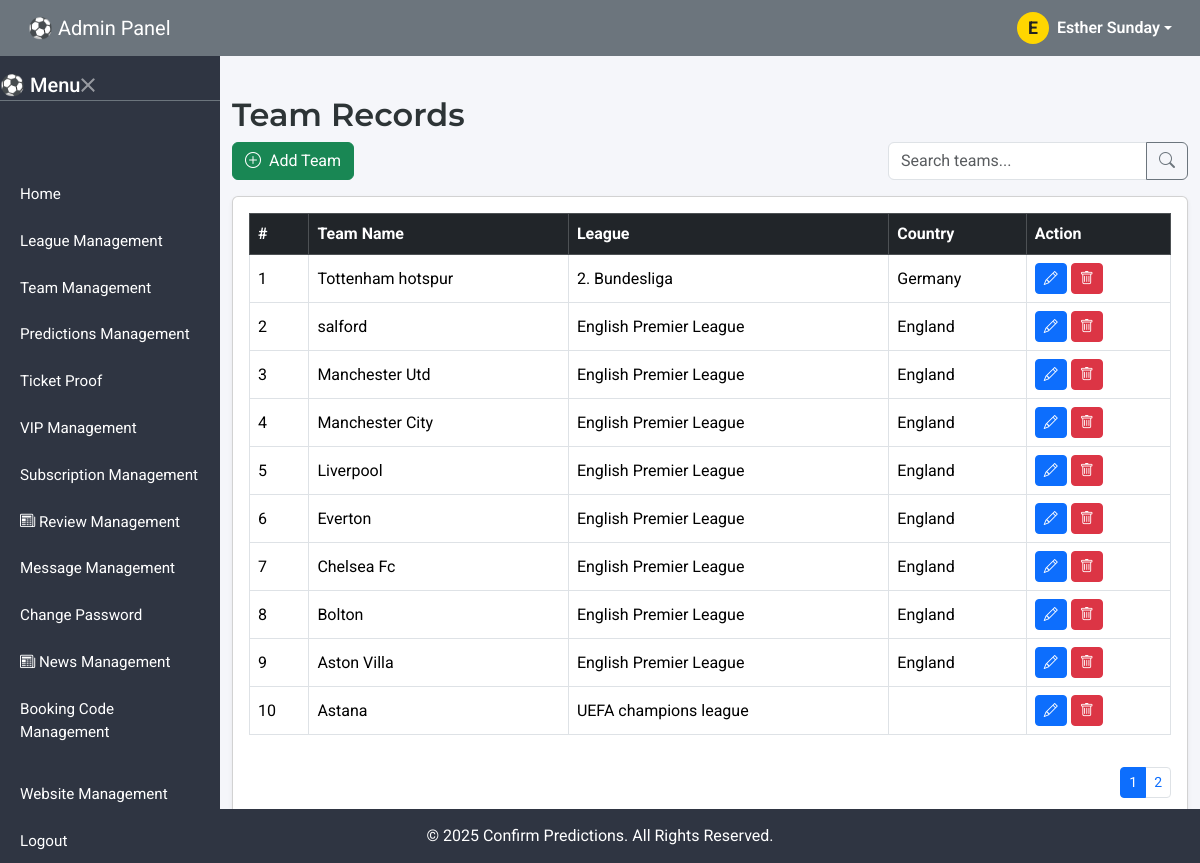
Page /Admin/team-record.php (signed in) on the committed database.
### tables this page shows
CREATE TABLE `users` (
  `id` int(11) NOT NULL,
  `full_name` varchar(100) DEFAULT NULL,
  `email` varchar(100) NOT NULL,
  `phone` varchar(20) DEFAULT NULL,
  `password_hash` varchar(255) NOT NULL,
  `role` enum('admin','vip') DEFAULT 'vip',
  `status` enum('active','inactive','banned') DEFAULT 'active',
  `image` text DEFAULT 'uploadImage/Profile/default.png',
  `country` varchar(20) DEFAULT NULL,
  `wallet_balance` decimal(10,0) NOT NULL,
  `created_at` timestamp NOT NULL DEFAULT current_timestamp()
);

CREATE TABLE `teams` (
  `id` int(11) NOT NULL,
  `name` varchar(100) NOT NULL,
  `league_id` int(4) NOT NULL
);

CREATE TABLE `leagues` (
  `id` int(11) NOT NULL,
  `name` varchar(100) NOT NULL,
  `country` varchar(100) NOT NULL
);

CREATE TABLE `website_settings` (
  `id` int(11) NOT NULL,
  `site_name` varchar(100) DEFAULT NULL,
  `site_email` varchar(100) DEFAULT NULL,
  `logo` varchar(255) DEFAULT NULL,
  `site_url` varchar(255) DEFAULT NULL,
  `whatsapp_phone` varchar(20) DEFAULT NULL,
  `address` text NOT NULL,
  `phone1` varchar(15) NOT NULL,
  `phone2` varchar(15) NOT NULL,
  `updated_at` timestamp NOT NULL DEFAULT current_timestamp() ON UPDATE current_timestamp(),
  `paystack_secret_key` text NOT NULL,
  `paystack_public_key` text NOT NULL
);

### inc/config.php (called while the page is built, shortened)
<?php
include('../database/connect.php');
$user_id = $_SESSION["user_id"];
$stmt = $dbh->query("SELECT * FROM users where id='$user_id'");
$row_user = $stmt->fetch();
$stmt = $dbh->query("SELECT * FROM website_settings");
$row_website = $stmt->fetch();
$app_name= $row_website['site_name'] ;
?>

### Admin/team-record.php (the view, shortened to what this page needs)
<?php
include('../inc/config.php');
$stmt = $dbh->prepare("
    SELECT teams.*, leagues.name AS league_name, leagues.country
    FROM teams
    LEFT JOIN leagues ON teams.league_id = leagues.id
    ORDER BY teams.name DESC
");
$stmt->execute();
$teams = $stmt->fetchAll(PDO::FETCH_ASSOC);
?>
<!DOCTYPE html>
<html lang="en">
<head>
  <?php include 'partials/head.php'; ?>
</head>
<body>
<nav class="navbar navbar-expand-lg navbar-dark fixed-top px-3">
  <?php include 'partials/nav.php'; ?>
</nav>
<div class="d-none d-lg-block sidebar desktop-sidebar">
  <?php include 'partials/desktop-sidebar.php'; ?>
</div>
<main class="pt-5 mt-4 mb-5">
  <div class="container mt-4">
    <h2 class="mb-2">Team Records</h2>
    <div class="d-flex flex-wrap justify-content-between align-items-center mb-3">
      <div>
        <a href="add-team" class="btn btn-success">
          <i class="bi bi-plus-circle me-1"></i> Add Team
        </a>
      </div>
      <div class="input-group" style="max-width: 300px;">
        <input id="searchInput" type="search" class="form-control" placeholder="Search teams..." />
        <button class="btn btn-outline-secondary"><i class="bi bi-search"></i></button>
      </div>
    </div>
    <div class="card shadow-sm p-3">
      <div class="table-responsive">
        <table id="teamTable" class="table table-bordered table-hover align-middle">
          <thead class="table-dark">
            <tr>
              <th>#</th>
              <th>Team Name</th>
              <th>League</th>
              <th>Country</th>
              <th>Action</th>
            </tr>
          </thead>
          <tbody>
          <?php if (count($teams) > 0): ?>
            <?php foreach ($teams as $index => $team): ?>
              <tr>
                <td><?= $index + 1 ?></td>
                <td><?= htmlspecialchars($team['name']) ?></td>
                <td><?= htmlspecialchars($team['league_name']) ?></td>
                <td><?= htmlspecialchars($team['country']) ?></td>
                <td>
                  <a href="edit-team?id=<?= $team['id'] ?>" class="btn btn-sm btn-primary"><i class="bi bi-pencil"></i></a>
                  <button class="btn btn-sm btn-danger" data-bs-toggle="modal" data-bs-target="#confirmDeleteModal"
                          data-id="<?= $team['id'] ?>" data-name="<?= htmlspecialchars($team['name']) ?>">
                    <i class="bi bi-trash"></i>
                  </button>
                </td>
              </tr>
            <?php endforeach; ?>
          <?php else: ?>
            <tr>
              <td colspan="6" class="text-center text-muted py-4">No team records found.</td>
            </tr>
          <?php endif; ?>
          </tbody>
        </table>
      </div>
      <nav aria-label="Page navigation" class="d-flex justify-content-end">
        <ul id="pagination" class="pagination pagination-sm mt-3 mb-0"></ul>
      </nav>
    </div>
  </div>
</main>
<footer>
  <div class="container">
    <?php include '../vip/partials/footer.php'; ?>
  </div>
</footer>
</body>
</html>

### Admin/partials/nav.php (shortened to what this page needs)
<div class="container-fluid">
    <a class="navbar-brand" href="#">⚽ Admin Panel</a>
    <div class="d-flex align-items-center gap-3 ms-auto">
     <div class="d-flex align-items-center ms-auto gap-3">
      <div class="dropdown">
        <a href="#" class="d-flex align-items-center text-white text-decoration-none dropdown-toggle" data-bs-toggle="dropdown">
          <div id="admin-avatar" style="background: #FFD600; color: #222; width: 32px; height: 32px; border-radius: 50%; display: flex; align-items: center; justify-content: center; font-weight: bold;">
        <?php
        $fullName = $row_user['full_name'];
        $initials = '';
        $parts = explode(' ', trim($fullName));
        if (count($parts) > 0 && strlen($parts[0]) > 0) {
          $initials = strtoupper($parts[0][0]);
        }
        echo htmlspecialchars($initials);
        ?>
          </div>
          <span class="ms-2 fw-semibold"><?php echo htmlspecialchars($row_user['full_name']); ?></span>
        </a>
      </div>
    </div>
    </div>
  </div>

### vip/partials/footer.php
&copy; <script>document.write(new Date().getFullYear());</script> <?php echo $app_name;?>. All Rights Reserved.

### Admin/assets/css/style.css (style rules this page uses)
:root { --main-grey: #6c757d; --dark-grey: #343a40; --light-grey: #e9ecef; --card-bg: #ffffff; --info-blue: #0dcaf0; --warning-yellow: #ffc107; --danger-red: #dc3545; }
body { font-family: 'Segoe UI', sans-serif; background-color: #f4f6f9; color: #333; }
.sidebar { background-color: var(--dark-grey); color: #fff; height: 100vh; padding-top: 70px; }
.navbar { background-color: var(--main-grey); z-index: 1050; }
footer { background-color: var(--dark-grey); color: white; text-align: center; padding: 15px 0; position: fixed; bottom: 0; width: 100%; z-index: 999; }
@media (min-width: 992px) { .desktop-sidebar { position: fixed; top: 0; bottom: 0; left: 0; width: 220px; z-index: 1030; } }
@media (min-width: 992px) { main { margin-left: 220px; } }

### Admin/assets/css/main-style.css (style rules this page uses)
:root { --main-grey: #6c757d; --dark-grey: #2f3542; --light-grey: #f1f2f6; --card-bg: #ffffff; --blue-gradient: linear-gradient(135deg, #74ebd5, #9face6); --yellow-gradient: linear-gradient(135deg, #f6d365, #fda085); --red-gradient: linear-gradient(135deg, #f5576c, #f093fb); }
body { font-family: 'Roboto', sans-serif; background-color: #f5f6fa; color: #2d3436; }
h2, h4 { font-family: 'Montserrat', sans-serif; font-weight: 600; }
.navbar { background-color: var(--main-grey); z-index: 1050; }
.navbar .nav-link, .navbar .navbar-brand { color: white !important; }
.sidebar { background-color: var(--dark-grey); color: #fff; height: 100vh; padding-top: 70px; }
#admin-avatar { background-color: #ffc107; width: 40px; height: 40px; display: flex; align-items: center; justify-content: center; color: white; font-weight: bold; border-radius: 50%; font-size: 1.1rem; }
footer { background-color: var(--dark-grey); color: white; text-align: center; padding: 15px 0; position: fixed; bottom: 0; width: 100%; z-index: 999; }
@media (min-width: 992px) { .desktop-sidebar { position: fixed; top: 0; bottom: 0; left: 0; width: 220px; z-index: 1030; } }
@media (min-width: 992px) { main { margin-left: 220px; } }

### rows in the picture
users: full_name "E", full_name "Esther Sunday"
teams: name "Tottenham hotspur", league.name "2. Bundesliga", league.country "Germany"
teams: name "salford", league.name "English Premier League", league.country "England"
teams: name "Manchester Utd", league.name "English Premier League", league.country "England"
teams: name "Manchester City", league.name "English Premier League", league.country "England"
teams: name "Liverpool", league.name "English Premier League", league.country "England"
teams: name "Everton", league.name "English Premier League", league.country "England"
teams: name "Chelsea Fc", league.name "English Premier League", league.country "England"
teams: name "Bolton", league.name "English Premier League", league.country "England"
teams: name "Aston Villa", league.name "English Premier League", league.country "England"
teams: name "Astana", league.name "UEFA champions league"
website_settings: site_name "Confirm Predictions"
